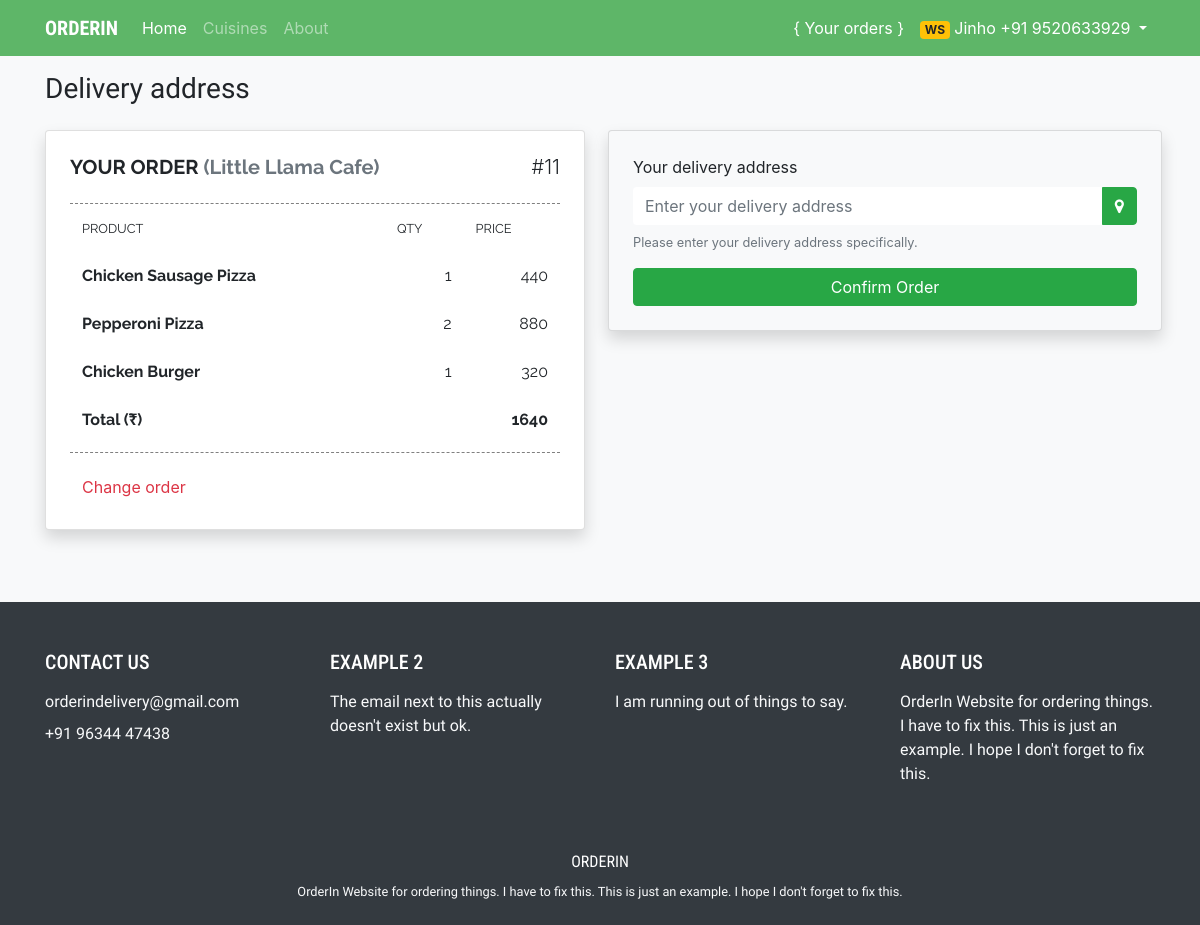
The app's page /address/1 (signed in), older data.
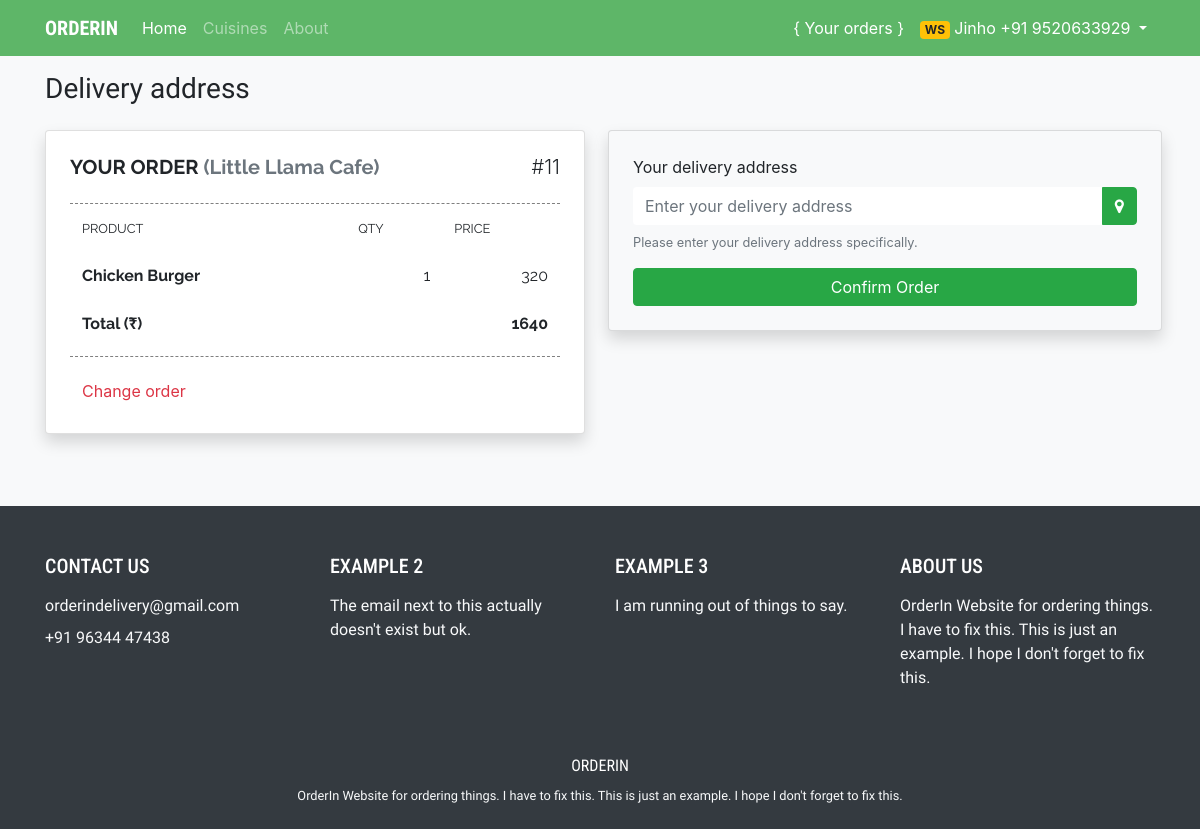
The same page, newer data.
### food/models.py (models this page shows, shortened)
class OrderItem(models.Model):
    orderList = models.ForeignKey(Order, on_delete=models.CASCADE, related_name='items')
    menuItem = models.ForeignKey(MenuItem, on_delete=models.CASCADE, related_name='orders')
    price = models.IntegerField(default=0)
    count = models.IntegerField(default=0)

class MenuItem(models.Model):
    name = models.CharField(max_length=50)
    price = models.IntegerField()
    description = models.TextField(blank=True)
    image = models.ImageField(upload_to='menu_item', blank=True)
    category = models.ForeignKey('Category', on_delete=models.CASCADE, related_name='menu', null=True)
    totalCount = models.IntegerField(default=0)

### food/views.py (the view)
# urls.py: path("address/<int:restaurantId>", views.address, name='address'),
@login_required
def address(request, restaurantId):
    try:
        restaurant = Restaurant.objects.get(pk=restaurantId)
    except Post.DoesNotExist:
        raise Http404("Restaurant does not exist")
    context = {
        "restaurant": restaurant
    }
    if request.user.is_authenticated:
        if request.method == 'POST':
            address = request.POST['address']
            if address == "":
                return HttpResponseRedirect(reverse('address', args=[restaurantId]))
            else:
                orderId = request.POST['orderId']
                order = Order.objects.get(id=orderId)
                order.address = address
                order.status = 1
                order.save()
                return HttpResponseRedirect(reverse('orders'))
        else:
            context['loggedIn'] = True
            try:
                currentOrder = Order.objects.get(user=request.user, restaurant=restaurant, status=0)
                context['currentOrder'] = currentOrder
            except:
                return HttpResponseRedirect(reverse('restaurant', args=[restaurantId]))
                print('Something went wrong.')
    else:
        context['loggedIn'] = False
    return render(request, "food/address.html", context)

### food/templatetags/food_extra.py (called while the page is built)
@register.filter
def multiply(value, arg):
    return value * arg

### food/templates/food/address.html (shortened to what this page needs)
{% extends "food/base.html" %}
{% load static %}
{% load food_extra %}
{% block body %}
<h3 class="my-3" id="f1">Delivery address</h3>
<div class="row mt-4 mb-5">
  <div class="col-12 col-lg-6 mb-4">
    <div class="card shadow" id="filter">
      <div class="card-body py-4 px-4" id="order-div">
        {% if loggedIn %}
        <div class="d-flex justify-content-between">
          <h5 class="card-text font-weight-bold f2">YOUR ORDER <span class="text-secondary">({{ restaurant.name }})</span></h5>
          <h5 class="font-weight-light">#{{ currentOrder.id }}</h5>
        </div>
        {% else %}
          <h5 class="card-text font-weight-bold f2">PLEASE LOGIN TO ORDER</h5>
        {% endif %}
        <hr class="orderList">
        <table class="table table-borderless f2 mt-n3">
          <thead>
             <tr class="font-weight-bold">
               <th scope="col"><small>PRODUCT</small></th>
               <th scope="col"><small>QTY</small></th>
               <th scope="col"><small>PRICE</small></th>
             </tr>
           </thead>
          <tbody id="order-list">
              {% for item in currentOrder.items.all %}
                <tr id="order-item-{{ item.id }}">
                  <td class="font-weight-bold">{{ item.menuItem.name }}</td>
                  <td class="text-right item-count">{{ item.count }}</td>
                  <td class="text-right item-price">{{ item.menuItem.price|multiply:item.count }}</td>
                </tr>
              {% endfor %}
          </tbody>
          <tfoot>
            <tr class="font-weight-bold">
              {% if currentOrder %}
                <td>Total (&#8377;)</td>
                <td></td>
                <td class="text-right"><span id="total-price">{{ currentOrder.totalPrice }}</span></td>
              {% else %}
                <td>Total (&#8377;)</td>
                <td></td>
                <td class="text-right"><span id="total-price">0</span></td>
              {% endif %}
            </tr>
          </tfoot>
        </table>
        <hr class="orderList mt-n2">
        <a class="btn btn-outline-danger border-0" href="{% url 'restaurant' restaurant.id %}">Change order</a>
      </div>
    </div>
  </div>
  <div class="col-12 col-lg-6 px-1 px-lg-2">
    <div class="card bg-light p-4 shadow rounded">
      <form action="{% url 'address' restaurant.id %}" method="post">
        <div class="form-group">
          <label for="exampleInputEmail1">Your delivery address</label>
          <div class="input-group mb-3">
            <input type="text" id="address" class="form-control border-0" name="address" value="" placeholder="Enter your delivery address">
            <div class="input-group-append">
              <div style="cursor: pointer;" class="btn btn-success" onclick="getLocation()"><i class="fa fa-map-marker" aria-hidden="true"></i></div>
            </div>
          </div>
          <small id="addressHelp" class="form-text text-muted mt-n2">Please enter your delivery address specifically.</small>
        </div>
        <button class="btn btn-success btn-block" type="submit" name="button">Confirm Order</button>
      </form>
    </div>
  </div>
</div>
{% endblock %}

Row changes from the older to the newer data that the page shows:
removed OrderItem: menuItem.name "Chicken Sausage Pizza", count "1", menuItem.price|multiply "440"
removed OrderItem: menuItem.name "Pepperoni Pizza", count "2", menuItem.price|multiply "880"
